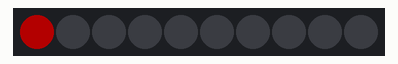
Simulated run of this program. Board: Raspberry Pi Pico. Shown: 10 RGB LEDs in strip order, left to right. Dim RGB values are drawn brighter than linear.

Above: at 0.1 s.
At 1.91 s:
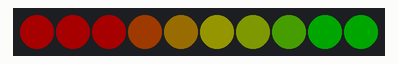

The program:

main.cpp
```cpp
#include <Arduino.h>
#include <Adafruit_NeoPixel.h>
#include <vector>

const int numLeds = 10;

const int minBrightness = 25;
const int maxBrightness = 95;
const int initialBrightness = minBrightness + ((maxBrightness - minBrightness) / 2);

Adafruit_NeoPixel strip = Adafruit_NeoPixel(numLeds, 6, NEO_GRB + NEO_KHZ800);
std::vector<uint32_t> ledColorArray{};

bool pulse(Adafruit_NeoPixel& stripObj, int minBrightness, int maxBrightness, int durationMilliSecs = 0, int stepTime = 0) {

  static int direction = 1;
  static int milliSecsLeft = durationMilliSecs;

  if (milliSecsLeft <= 0)
    return false;

  stripObj.setBrightness(stripObj.getBrightness() + (-3 + (direction*6)));
  if (stripObj.getBrightness() <= minBrightness && direction == 0)
    direction = 1;
  else if (stripObj.getBrightness() >= maxBrightness && direction == 1)
    direction = 0;

  stripObj.show();
  milliSecsLeft -= stepTime;

  return true;
}


void flare(Adafruit_NeoPixel& stripObj, int numLeds, int direction) {
  switch(direction) {
    case 0:
      for (int i = numLeds - 1; i > -1; i--) {
        stripObj.setPixelColor(i, Adafruit_NeoPixel::Color(0,0,0));
        stripObj.show();
        delay(50);
      }

    break;

    case 1:
      for(int i = 0; i < numLeds; i++) {
        strip.setPixelColor(i, ledColorArray.at(i));
        strip.show();
        delay(35); // Smallest delay is 30 ms!!!
    }
  }

}

void setup() {

  strip.begin();
  strip.setBrightness(initialBrightness);

  for (auto i = 0; i < numLeds; i++)
    ledColorArray.push_back(Adafruit_NeoPixel::Color(255 - i * (255/numLeds),0 + i * (255/numLeds) , 0));

  flare(strip, 10, 1);
}

void loop() {
    if (pulse(strip, 25, 95, 1500, 50));
    else
      flare(strip, 10, 0);

    delay(50);
}
```
